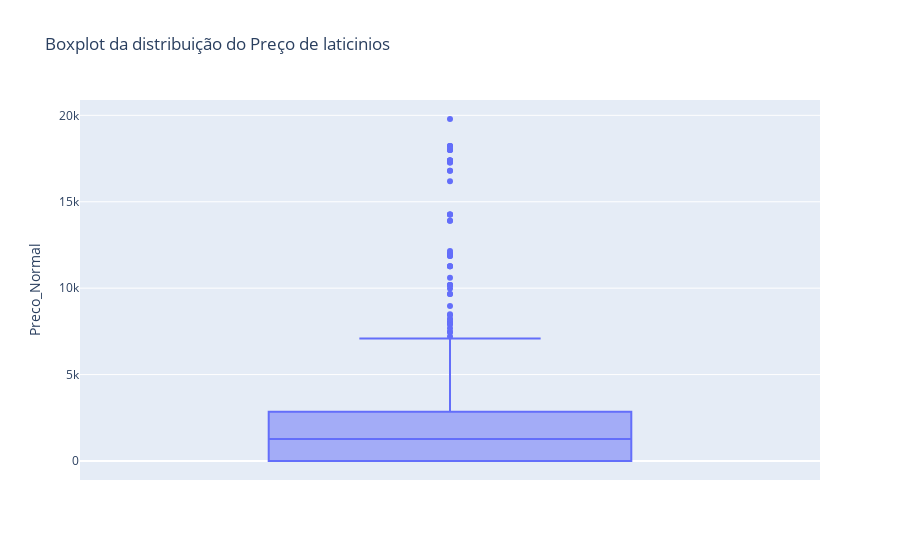

Write notebook code for a chart like this one.
### Markdown cell above
Dica: Para trazer apenas os dados da categoria que você deseja você pode usar o df.loc[df['Categoria'] == 'CATEGORIA ESCOLHIDA'

### Code cell
#Seu código aqui
lacteos = df.loc[df['Categoria'] == 'lacteos']
fig=px.box(df, y='Preco_Normal',title='Boxplot da distribuição do Preço de laticinios')
#exibindo o gráfico
fig.show()

### Figure 1 — Plotly figure (JSON) as saved in the notebook; plotly's stock layout.template omitted (floating-point values rounded to 4 significant figures; data arrays with more than 128 entries replaced by an {"elided": "..."} marker saying what was removed)
{"data": [{"alignmentgroup": "True", "hovertemplate": "Preco_Normal=%{y}<extra></extra>", "legendgroup": "", "marker": {"color": "#636efa"}, "name": "", "notched": false, "offsetgroup": "", "orientation": "v", "showlegend": false, "type": "box", "x0": " ", "xaxis": "x", "y": {"elided": "1107 int values"}, "y0": " ", "yaxis": "y"}], "layout": {"boxmode": "group", "legend": {"tracegroupgap": 0}, "title": {"text": "Boxplot da distribuição do Preço de laticinios"}, "xaxis": {"anchor": "y", "domain": [0, 1]}, "yaxis": {"anchor": "x", "domain": [0, 1], "title": {"text": "Preco_Normal"}}}}
